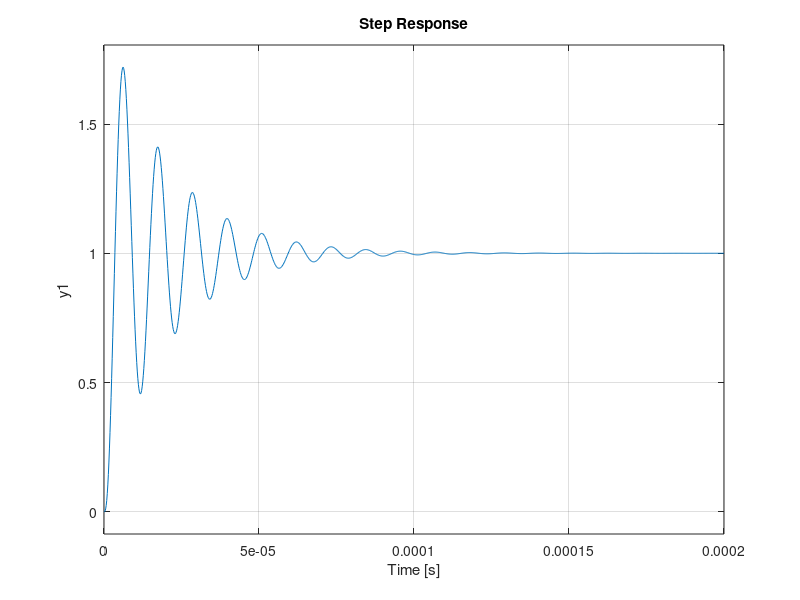

This chart was generated by the following MATLAB code: (Note: this script raises an error after producing the figure.)
clear all;
close all;
clc;
%----estos valores los cambiamos pero la frec del filtro es la misma
C7 = 1e-9; 
R9 = 560; 
%-------------------------

C6 = 1e-9; 
R6 = 0;
R5 = 10e3;
Ko = 1e6;
Vcc = 10;
Kd = 10 / pi;

% coef amortiguamiento con filtro 1er orden
xi = (C6*Kd*Ko*R6 + 1)/(2*C6^(1/2)*Kd^(1/2)*Ko^(1/2)*(R5 + R6)^(1/2))
% frecuencia natural de los polos complejos
wn = ((Kd*Ko)/(C6*(R5 + R6)))^(1/2)
s = tf('s');
sys = (Kd*Ko)/((C6*R5*s + 1)*(C7*R9*s + 1)*(s + (Kd*Ko)/(C6*R5*s + 1)));
step(sys);
stepinfo(sys)

